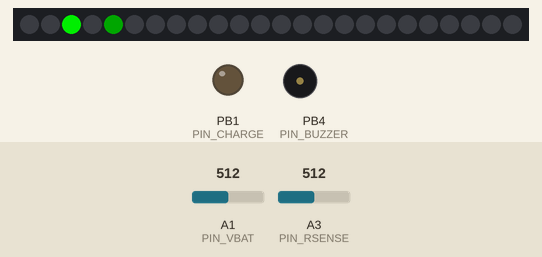
A sketch run on a simulated ATtiny85, built with avr-gcc and run on an emulated ATtiny85. On the bench: 24 RGB LEDs in strip order, left to right, output pins drawn as LEDs (lit = HIGH), buzzer (waves = sounding, pin HIGH). The inputs (shaded band) are chosen by the test bench; at power-on: A1 (PIN_VBAT) = 512, A3 (PIN_RSENSE) = 512.

Above: at 6.1 s.
At 6.5 s:
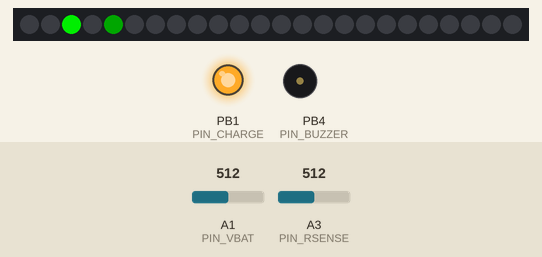
At 11.91 s:
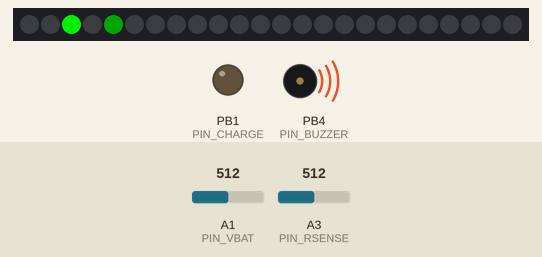
At 12.6 s:
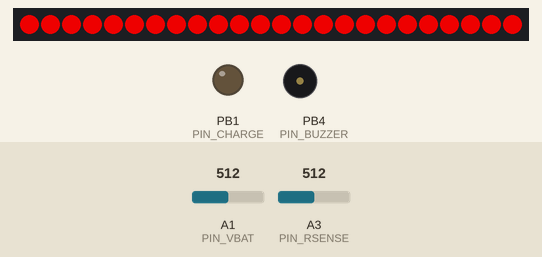
Timing chart, 0 to 14.1 s (numbered marks = the images above):
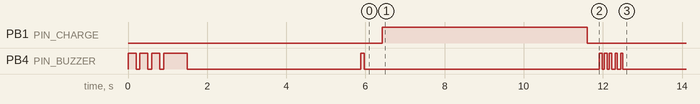

The sketch:

DFTA247OneShot002.ino
```cpp
#include <Adafruit_NeoPixel.h>

/*
====================================================================
                        SCHÉMA DES BARRETTES
====================================================================

────────────────────────────────────────────────────────
 BARRETTE 1 — Tension à vide
────────────────────────────────────────────────────────
Index :   0     1     2     -     4
LED   :  Rouge Orange Vert  -   Stable (V/B)
→ Évalue uniquement la tension à vide, donc la "capacité restante brute".

────────────────────────────────────────────────────────
 BARRETTE 2 — Tension en charge
────────────────────────────────────────────────────────
Index :   8     9     10    -    12
LED   :  Rouge Orange Vert  -  Stable (V/B)
→ Test plus réaliste : révèle la chute interne et l’état réel de la pile.

────────────────────────────────────────────────────────
 BARRETTE 3 — Diagnostic final ΔV + cohérence
────────────────────────────────────────────────────────
Index :   16    17    18    -     20
LED   :  Rouge Orange Vert  -  Alarme (R/B)

20 bleu  = surtension
20 R/B clignotant = inversion ou Vbat < 50 mV
20 rouge fixe = fin alarme surtension

────────────────────────────────────────────────────────
 NOTE IMPORTANTE :
 BP1 = RESET HARDWARE via PB5.
 → Aucun traitement logiciel dans ce code.
────────────────────────────────────────────────────────
*/


// ------------------------------------------------------------
//  BROCHAGE PHYSIQUE DE L’ATTINY85
// ------------------------------------------------------------
#define PIN_LED     0      // Sortie vers les WS2812B
#define PIN_CHARGE  1      // Commande du MOSFET de charge
#define PIN_VBAT    A1     // Lecture tension pile
#define PIN_RSENSE  A3     // Lecture tension sur résistance Rsense
#define PIN_BUZZER  4      // Petit buzzer PIÉZO

#define N_PIXELS 24        // Nombre total de LED (3 rangées de 8)
#define RSENSE   2.2f      // Résistance de mesure de courant


Adafruit_NeoPixel strip(N_PIXELS, PIN_LED, NEO_GRB + NEO_KHZ800);


// ------------------------------------------------------------
//  CALIBRATIONS (à ajuster si besoin)
// ------------------------------------------------------------
const float VREF_3V3 = 3.307f;                                  // Tension réelle du régulateur 3.3V
const float VBAT_multimetre = 1.4970f;                          // Mesure réelle de la pile au multimètre
const float VDIV_multimetre = 1.4970f;                          // Idem car pas de pont diviseur
float K_DIV = VDIV_multimetre / VBAT_multimetre;                // Toujours = 1 ici


// ------------------------------------------------------------
//  SEUILS DE CLASSEMENT PILES
// ------------------------------------------------------------
float seuil_TresBas_vide     = 1.10;
float seuil_Acceptable_vide  = 1.36;
float seuil_TresBas_charge    = 1.10;
float seuil_Acceptable_charge = 1.36;


// ======================================================================
//           ROUTINE DE LECTURE ADC AMÉLIORÉE (stabilisation)
// ======================================================================
uint16_t readADC_stable(uint8_t pin) {
  analogRead(pin);                                                // 1ère lecture pour amorcer le S/H
  delayMicroseconds(250);                                         // petit délai pour stabiliser la capa interne
  return analogRead(pin);                                         // On retourne la 2ème lecture, beaucoup plus fiable
}


// ======================================================================
//     CONVERSION DU RESULTAT ADC EN TENSION RÉELLE (pile AA/AAA)
// ======================================================================
float lireVBAT() {
  float raw = readADC_stable(PIN_VBAT);                           // Valeur brute de 0 à 1023
  float V = raw * VREF_3V3 / 1023.0;                              // Conversion en tension
  return V / K_DIV;                                               // Ratio toujours =1 ici
}


// ======================================================================
//      MESURE MULTIPLE + DÉTERMINATION DE LA STABILITÉ DE LECTURE
// ======================================================================
bool mesurerStabilite(float *moy, float seuil) {
  const uint8_t N = 6;                                            // Nombre d’échantillons
  float M[N];

  // --- Acquisition multiple ---
  for (uint8_t i = 0; i < N; i++) {
    M[i] = lireVBAT();
    delay(80);                                                    // Laisse respirer la pile (réaction chimique)
  }

  // --- Analyse min/max/moyenne ---
  float sum = 0, minV = M[0], maxV = M[0];

  for (uint8_t i = 0; i < N; i++) {
    sum += M[i];
    if (M[i] < minV) minV = M[i];
    if (M[i] > maxV) maxV = M[i];
  }

  *moy = sum / N;                                                 // Calcul de la moyenne
  return ((maxV - minV) < seuil);                                 // Stabilité si variation < seuil
}


// ======================================================================
//                 CLASSE COULEUR (Rouge / Orange / Vert)
// ======================================================================
int classerPile(float V, float s1, float s2) {
  if (V < s1) return 0;    // Très faible → rouge
  if (V < s2) return 1;    // Moyenne → orange
  return 2;                // Bonne → vert
}


// ======================================================================
//                         BIP BASIQUE DU BUZZER
// ======================================================================
void bipBuzzer(int th, int tl, int n) {
  for (int i = 0; i < n; i++) {
    digitalWrite(PIN_BUZZER, HIGH); delay(th);
    digitalWrite(PIN_BUZZER, LOW);  delay(tl);
  }
}


// ======================================================================
//                          SETUP = ONE SHOT
// ======================================================================
void setup() {

  strip.begin();
  strip.clear();
  strip.show();

  pinMode(PIN_CHARGE, OUTPUT);
  pinMode(PIN_BUZZER, OUTPUT);

  digitalWrite(PIN_CHARGE, LOW);

  // --- Séquence de bienvenue ---
  bipBuzzer(200, 100, 3);
  bipBuzzer(600, 100, 1);
  delay(800);


  // ============================================================
  //      0) DÉTECTION INVERSION POLARITÉ / ABSENCE PILE
  // ============================================================
  float Vinv = lireVBAT();

  if (Vinv < 0.05f) { // ≈ tension zéro → inversion ou aucune pile

    // Clignotement rouge des LED 4 / 12 / 20
    for (uint8_t k = 0; k < 40; k++) {
      strip.setPixelColor(4,  strip.Color(200,0,0));
      strip.setPixelColor(12, strip.Color(200,0,0));
      strip.setPixelColor(20, strip.Color(200,0,0));
      strip.show();
      delay(50);

      strip.setPixelColor(4, 0);
      strip.setPixelColor(12, 0);
      strip.setPixelColor(20, 0);
      strip.show();
      delay(50);
    }

    strip.clear(); strip.show();
    return;   // One-shot : fin du programme
  }


  // ============================================================
  //    1) MESURE À VIDE — Barrette 1
  // ============================================================
  delay(3000); // Laisse la pile se stabiliser avant mesures

  float Vvide;
  bool stableV = mesurerStabilite(&Vvide, 0.015);   // Stabilité
  int nv = classerPile(Vvide, seuil_TresBas_vide, seuil_Acceptable_vide);

  uint32_t colV =
      (nv==0) ? strip.Color(200,0,0) :
      (nv==1) ? strip.Color(255,120,0) :
                strip.Color(0,200,0);

  bipBuzzer(80,50,1);    // 1 bip = test n°1

  strip.setPixelColor(nv, colV); // LED résultat
  strip.setPixelColor(4,          // LED stabilité
                      stableV ? strip.Color(0,40,0)
                              : strip.Color(0,0,200));
  strip.show();

  delay(400);


  // ============================================================
  //    2) MESURE EN CHARGE — Barrette 2
  // ============================================================
  digitalWrite(PIN_CHARGE, HIGH);  // Activation du MOSFET → force courant
  delay(4000);                     // Temps de stabilisation électrique

  float Vcharge;
  bool stableC = mesurerStabilite(&Vcharge, 0.015);

  float Vrs = readADC_stable(PIN_RSENSE) * VREF_3V3 / 1023.0;
  float I = Vrs / RSENSE;  // I = Vrs / Rsense

  delay(700);
  digitalWrite(PIN_CHARGE, LOW); // Fin du stress de charge
  delay(300);

  bipBuzzer(80,50,2); // 2 bips = test n°2

  // Surintensité = pile morte ou court-circuit interne
  if (I > 0.20f) {
    digitalWrite(PIN_CHARGE, LOW);   // <--- OBLIGATOIRE POUR PROTÉGER LA PILE
    strip.fill(strip.Color(200,0,0)); strip.show();
    bipBuzzer(60,80,3); // triple bip alarme
    delay(1500);
    strip.clear(); strip.show();
    return;
  }

  int nc = classerPile(Vcharge, seuil_TresBas_charge, seuil_Acceptable_charge);

  uint32_t colC =
      (nc==0) ? strip.Color(200,0,0) :
      (nc==1) ? strip.Color(255,120,0) :
                strip.Color(0,200,0);

  // LED de résultat barrette 2
  strip.setPixelColor(8 + nc, colC);

  // LED de stabilité barrette 2
  strip.setPixelColor(12,
      stableC ? strip.Color(0,40,0)
              : strip.Color(0,0,200));

  strip.show();


  // ============================================================
  // 3) BARRETTE 3 — ΔV + COHÉRENCE + SURTENSION
  // ============================================================
  delay(3000); // Pausette avant diagnostic final
  bipBuzzer(80,50,3); // 3 bips = test final

  float deltaV = Vvide - Vcharge;  // Écart entre vide et charge

  // Effacement préalable de la barrette 3
  for (int i = 16; i <= 23; i++) strip.setPixelColor(i, 0);

  // ---------- SURTENSION ----------
  if (Vvide > 1.65f) {

    // --- Version C : alternance bleu/rouge 12 fois ---
    for (int i = 0; i < 12; i++) {
      strip.setPixelColor(20, strip.Color(0,0,200)); // bleu
      strip.show();
      delay(100);

      strip.setPixelColor(20, strip.Color(200,0,0)); // rouge
      strip.show();
      delay(100);
    }

    // Rouge fixe final = alarme verrouillée
    strip.setPixelColor(20, strip.Color(200,0,0));
    strip.show();
  }

  // ----------- ANALYSE NORMALE ----------
  else {

    // Cas excellent : cohérence parfaite + faible ΔV
    if (nv==2 && nc==2 && deltaV < 0.25f)
      strip.setPixelColor(18, strip.Color(0,200,0));

    // Cas moyen : cohérent mais ΔV modéré
    else if (nv>0 && nc>0 && deltaV < 0.30f)
      strip.setPixelColor(17, strip.Color(255,120,0));

    // Cas mauvais : incohérence ou ΔV trop grand
    else
      strip.setPixelColor(16, strip.Color(200,0,0));

    strip.show();
  }

  // delay(10000);
  // strip.clear();
  // strip.show();
}


// ======================================================================
//       LOOP VIDE = vrai ONE SHOT (un seul test par RESET hardware)
// ======================================================================
void loop() {
  // rien → tout s'exécute une seule fois dans setup()
}
```

Measured:
- what the display in image 0 shows lasts 6.2 s, from 6.0 s to 12.2 s
